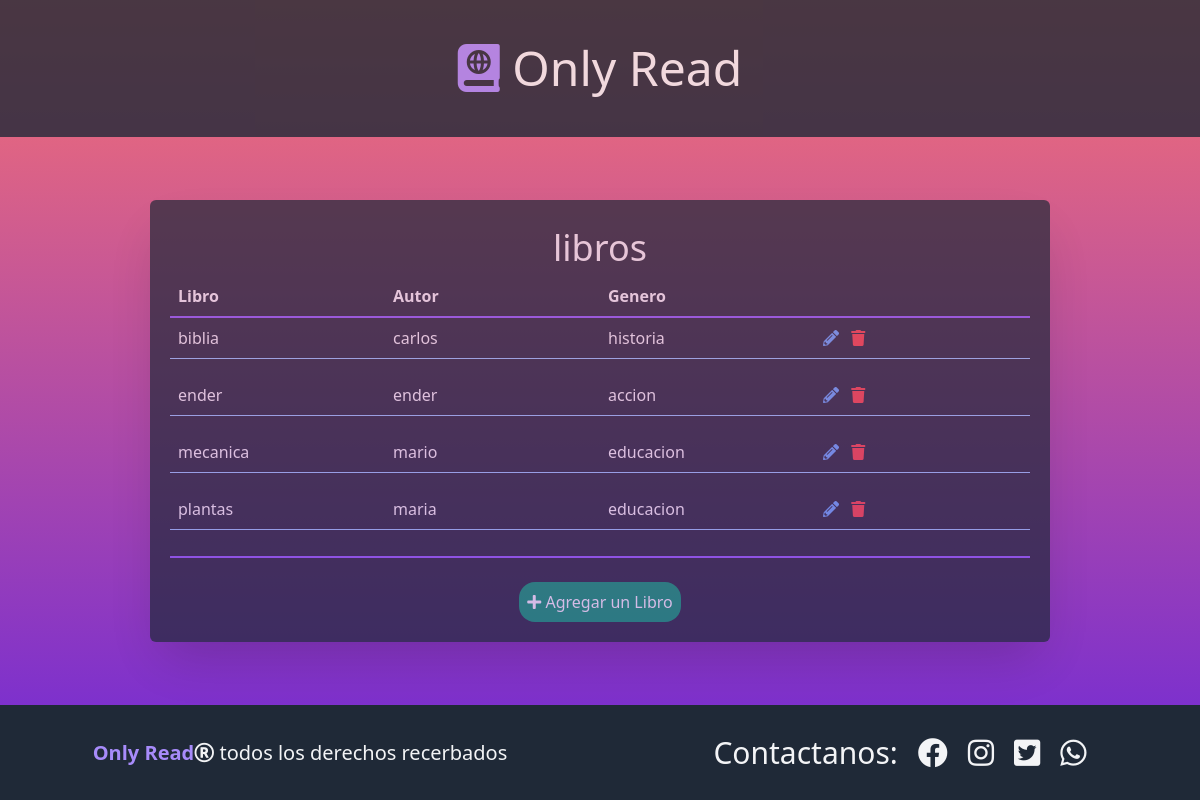
Page /libros on the committed database.
### database_setup.py (models this page shows, shortened)
class Libro(Base):
    __tablename__ = 'libro'
    id = Column(Integer, primary_key=True)
    titulo = Column(String(250), nullable=False)
    autor = Column(String(250), nullable=False)
    genero = Column(String(250))

### app.py (the view)
@app.route('/')
@app.route('/libros')
def mostrarLibros():
    libros = session.query(Libro).all()
    return render_template('libros.html', libros=libros)

### templates/libros.html
{% extends 'main.html' %}
{% block content%}
<div class="flex flex-col bg-gray-800 opacity-70 w-3/4 mx-auto my-auto rounded-md shadow-2xl p-5">
    <h2 class="text-gray-100 text-4xl text-center mt-2 mb-2">libros</h2>
    <table class="text-left w-full">
        <thead class="flex w-full">
            <tr class="flex w-full text-md text-gray-100 border-b-2 border-purple-500">
                <th class="p-2 w-1/4">Libro</th>
                <th class="p-2 w-1/4">Autor</th>
                <th class="p-2 w-1/4">Genero</th>
                <th class="p-2 w-1/4"></th>
            </tr>
        </thead>
        <tbody class="bg-grey-light flex flex-col items-center justify-between overflow-y-scroll w-full max-h-60 border-b-2 border-purple-500 ">
                {% for libro in libros %}
                <tr class="flex w-full mb-4 border-b border-blue-300 text-gray-100">
                    <td class="p-2 w-1/4">{{libro.titulo}}</td>
                    <td class="p-2 w-1/4">{{libro.autor}}</td>
                    <td class="p-2 w-1/4">{{libro.genero}}</td>
                    <td class="p-2 w-1/4">
                        <a href="{{url_for('editarLibro', libro_id = libro.id )}}">
                            <i class="fas fa-pencil-alt text-blue-400 mr-2"></i>
                        </a>
                        <a href="{{url_for('eliminarLibro', libro_id = libro.id )}}">
                            <i class="fas fa-trash text-red-500" ></i>
                        </a>
                    </td>
                </tr>
            {% endfor %}
        </tbody>
    </table>
    <div class="flex mt-3 pt-3 w-full mx-auto">
        <a href="{{url_for('nuevoLibro')}}" class="bg-green-600 p-2 rounded-2xl mx-auto text-gray-100">
            <i class="fas fa-plus"></i> Agregar un Libro
        </a>
    </div>
</div>
{% endblock %}

### templates/main.html (shortened to what this page needs)
<!DOCTYPE html>
<html lang="en">
<head>
    <link href="https://unpkg.com/tailwindcss@^2/dist/tailwind.min.css" rel="stylesheet">
    <link rel="stylesheet" href="https://use.fontawesome.com/releases/v5.15.3/css/all.css">
</head>
<body class="from-red-400  to-purple-700 bg-gradient-to-b justify-between flex  h-screen flex-col ">
    <nav class="flex w-full h-48 bg-gray-800 opacity-80">
        <h1 class="my-auto mx-auto text-5xl text-gray-100"><i class="fas fa-atlas text-purple-400"></i><a href="{{ url_for('mostrarLibros') }}"> Only Read</a></h1>
    </nav>
    <div class="flex w-full h-full my-auto mx-auto">
        {% block content %}
        {% endblock %}
    </div>
    <footer class="flex w-full h-1/6 bg-gray-800 text-gray-100">
        <div class="w-1/2 text-center my-auto text-xl">
            <h3> <a href=""><b class="text-purple-400">Only Read</b></a><i class="far fa-registered"></i>  todos los derechos recerbados</h3>
        </div>
        <div class="flex w-1/2 my-auto text-3xl">
            <div class="flex gap-5 mx-auto">
                <h2>Contactanos:</h2>
                <a href=""><i class="fab fa-facebook"></i></a>
                <a href=""><i class="fab fa-instagram"></i></a>
                <a href=""><i class="fab fa-twitter-square"></i></a>
                <a href=""><i class="fab fa-whatsapp"></i></a>
            </div>
        </div>
    </footer>
</body>
</html>

### rows in the picture
Libro: titulo "biblia", autor "carlos", genero "historia"
Libro: titulo "ender", autor "ender", genero "accion"
Libro: titulo "mecanica", autor "mario", genero "educacion"
Libro: titulo "plantas", autor "maria", genero "educacion"
